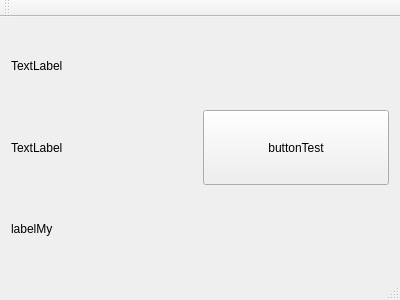
<?xml version="1.0" encoding="UTF-8"?>
<ui version="4.0">
 <class>MainWindow</class>
 <widget class="QMainWindow" name="MainWindow">
  <property name="geometry">
   <rect>
    <x>0</x>
    <y>0</y>
    <width>400</width>
    <height>300</height>
   </rect>
  </property>
  <property name="windowTitle">
   <string>MainWindow</string>
  </property>
  <widget class="QWidget" name="centralWidget">
   <layout class="QGridLayout" name="gridLayout">
    <item row="0" column="0">
     <widget class="QLabel" name="label">
      <property name="text">
       <string>TextLabel</string>
      </property>
     </widget>
    </item>
    <item row="1" column="0">
     <widget class="QLabel" name="label_2">
      <property name="text">
       <string>TextLabel</string>
      </property>
     </widget>
    </item>
    <item row="1" column="1">
     <widget class="QPushButton" name="pushButtonTest">
      <property name="sizePolicy">
       <sizepolicy hsizetype="Preferred" vsizetype="Preferred">
        <horstretch>0</horstretch>
        <verstretch>0</verstretch>
       </sizepolicy>
      </property>
      <property name="text">
       <string>buttonTest</string>
      </property>
     </widget>
    </item>
    <item row="2" column="0">
     <widget class="QLabel" name="labelMy">
      <property name="text">
       <string>labelMy</string>
      </property>
     </widget>
    </item>
   </layout>
  </widget>
  <widget class="QMenuBar" name="menuBar">
   <property name="geometry">
    <rect>
     <x>0</x>
     <y>0</y>
     <width>400</width>
     <height>23</height>
    </rect>
   </property>
  </widget>
  <widget class="QToolBar" name="mainToolBar">
   <attribute name="toolBarArea">
    <enum>TopToolBarArea</enum>
   </attribute>
   <attribute name="toolBarBreak">
    <bool>false</bool>
   </attribute>
  </widget>
  <widget class="QStatusBar" name="statusBar"/>
 </widget>
 <layoutdefault spacing="6" margin="11"/>
 <resources/>
 <connections/>
</ui>
